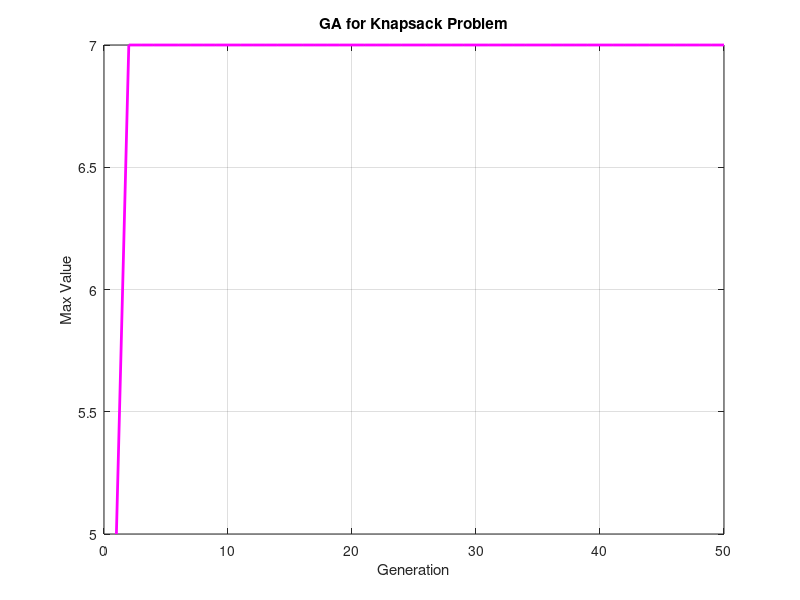

This figure's MATLAB source:
clc; clear;

%% * Items (weights and values)
weights = [2 3 4 5];
values = [3 4 5 8];
capacity = 5;

popSize = 20;
chromLength = length(weights);   % 4 items
pop = round(rand(popSize, chromLength));  % Binary representation
maxGen = 50;
mutRate = 0.05;

bestFitness = zeros(maxGen, 1);

for gen = 1:maxGen
    fitness = zeros(popSize, 1);
    for i = 1:popSize
        totalWeight = sum(pop(i,:) .* weights);
        totalValue = sum(pop(i,:) .* values);
        if totalWeight <= capacity
            fitness(i) = totalValue;
        else
            fitness(i) = 0;  % Penalize overweight
        end
    end

    %% Selection
    prob = fitness / sum(fitness + eps);
    cumProb = cumsum(prob);
    newPop = zeros(size(pop));
    for i = 1:popSize
        r = rand;
        idx = find(cumProb >= r, 1);
        newPop(i,:) = pop(idx,:);
    end

    %% Crossover
    for i = 1:2:popSize
        if i+1 <= popSize
            point = randi(chromLength-1);
            newPop([i, i+1], point+1:end) = newPop([i+1, i], point+1:end);
        end
    end

    %% Mutation
    for i = 1:popSize
        if rand < mutRate
            gene = randi(chromLength);
            newPop(i, gene) = 1 - newPop(i, gene);  % Flip bit
        end
    end

    pop = newPop;
    bestFitness(gen) = max(fitness);
end

%% * Plot
figure;
plot(1:maxGen, bestFitness, 'm-', 'LineWidth', 2);
xlabel('Generation'); ylabel('Max Value');
title('GA for Knapsack Problem');
grid on;

%% ---------- Report the solution ----------
% Re-evaluate the final population, then DECODE the winning chromosome
% back into a list of items -- a binary string is not an answer.
finalFitness = zeros(popSize, 1);
for i = 1:popSize
    w = sum(pop(i,:) .* weights);
    if w <= capacity
        finalFitness(i) = sum(pop(i,:) .* values);
    else
        finalFitness(i) = 0;
    end
end
[bestVal, bestIdx] = max(finalFitness);
best = pop(bestIdx,:);

fprintf('\n=== Result: 0-1 knapsack, capacity %d ===\n', capacity);
fprintf('  chromosome     : [%s]\n', num2str(best));
fprintf('  items chosen   : %s\n', mat2str(find(best)));
fprintf('  total weight   : %d / %d\n', sum(best .* weights), capacity);
fprintf('  total value    : %d\n', bestVal);

% Brute force is feasible at 4 items (16 combinations) and proves whether
% the GA actually found the optimum. Always check a small case this way.
bestBrute = 0; bestSet = [];
for mask = 0:(2^chromLength - 1)
    pick = bitget(mask, 1:chromLength);
    if sum(pick .* weights) <= capacity && sum(pick .* values) > bestBrute
        bestBrute = sum(pick .* values);
        bestSet = pick;
    end
end
fprintf('  brute-force optimum : %d  (items %s)\n', bestBrute, mat2str(find(bestSet)));
if bestVal == bestBrute
    fprintf('  -> GA found the optimum\n');
else
    fprintf('  -> GA fell short by %d\n', bestBrute - bestVal);
end
